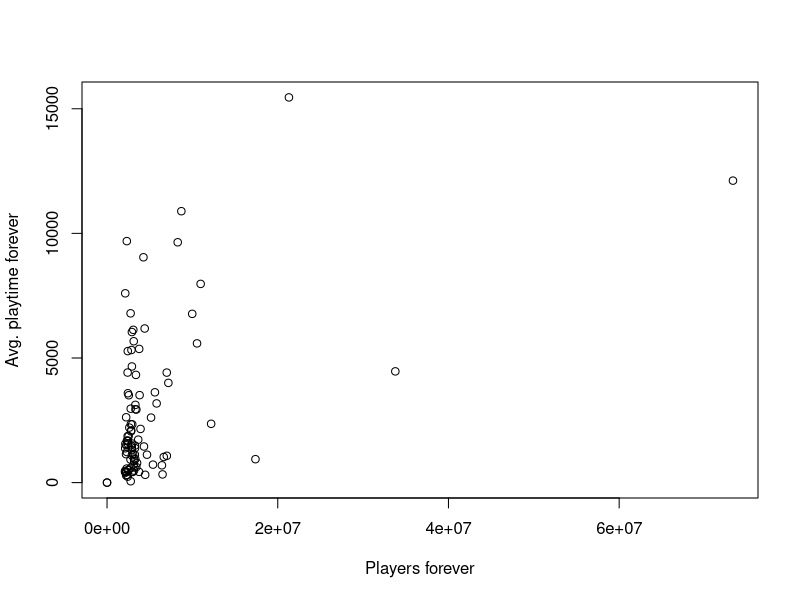

The R script that drew this image:
# Set working directory to your workspace ...
setwd("/my/workspace/steam-spy-analysis")

# Read and display data
ss_data = read.csv("output/steamspy_out.csv") 
ss_data

plot(ss_data$players_forever, 
     ss_data$avg_playtime_forever,
     xlab="Players forever", 
     ylab="Avg. playtime forever")  
